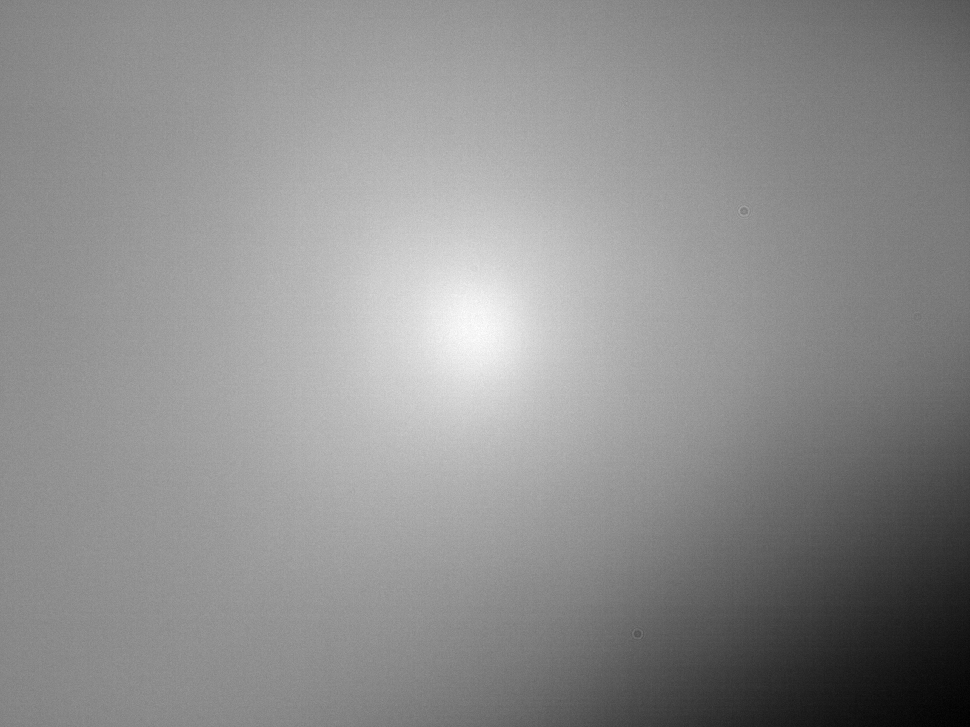
#> input picture Scripts/calibration_normalization/flats/capture_2021_10_15__10_20_46.png, 970 x 727 px, shrunk from 1600 x 1200 before the run; its folder holds only this picture in this run
$ python create_flat.py
#> lines starting #> are read from the running program, lines starting #| are printed output that depends on the picture; long printed decimals are rounded
#> in load_image_as_numpy_array, returned value is the input picture: shape (727, 970) uint16; min 8768, max 48800, mean 31165.7
from collections import Counter

import numpy as np
from pathlib import Path
from PIL import Image
from scipy import ndimage as ndi
from scipy import stats
import imutils
import glob

def print_image_info(img):
    """Utility to find and print max value of an image (2D numpy array) and its location"""
    assert len(img.shape) == 2
    prefix = " " * 4
    print("Image information")

    max_value = np.max(img)
#> max_value = 48800
    max_location_temp = np.where(img == max_value)
#> max_location_temp = ([327], [481])
    max_location = (max_location_temp[0][0], max_location_temp[1][0])
#> max_location = (327, 481)
    print(f"{prefix}Max: {max_value}, First Location: {max_location}")
#|     Max: 48800, First Location: (327, 481)

    min_value = np.min(img)
#> min_value = 8768
    min_location_temp = np.where(img == min_value)
#> min_location_temp = ([717, 726], [968, 957])
    min_location = (min_location_temp[0][0], min_location_temp[1][0])
#> min_location = (717, 968)
    print(f"{prefix}Min: {min_value}, First Location: {min_location}")
#|     Min: 8768, First Location: (717, 968)

    s = stats.describe(img.flatten())
#> s = (705190, (8768, 48800), 31165.7, 35685222.3, -0.909, 1.86)
    print(f"{prefix}mean, stdev: {s.mean}, {np.sqrt(s.variance)}")
#|     mean, stdev: 31165.677, 5973.711


def print_image_stats(img, msg=""):
    """Assumes a 2D numpy array."""
#> called with msg = ''
    s = stats.describe(img.flatten())
    print(f"{msg}")
    print(f"min, max: {s.minmax}")
#| min, max: (8768, 48800)
    print(f"mean, stdev: {s.mean}, {np.sqrt(s.variance)}")
#| mean, stdev: 31165.677, 5973.711
    return s


def load_image_as_numpy_array(file):
    """Self explanatory.

    Args:
        file (Path object): Path of file

    Returns:
        2D numpy array: image
    """
    return np.array(Image.open(file))


def load_images(list_of_image_files, max_float_value):
    """Load images from list of image files, which must be Path objects.

    Arguments
    ---------
    list_of_image_files (list of Path objects)

    Returns
    -------
    List of loaded images. Pixels are floats scaled so that a graylevel of 255
    is 1.0.
    """

    images = []
    for image_file in list_of_image_files:
        images.append(img_as_float(load_image_as_numpy_array(image_file), max_float_value))

    return images


def img_as_float(image, max_possible_value=255):
    """Convert image pixel type to float. Normalize by max_possible_value."""
#> called with max_possible_value = 65535
    return image.astype(float) / max_possible_value
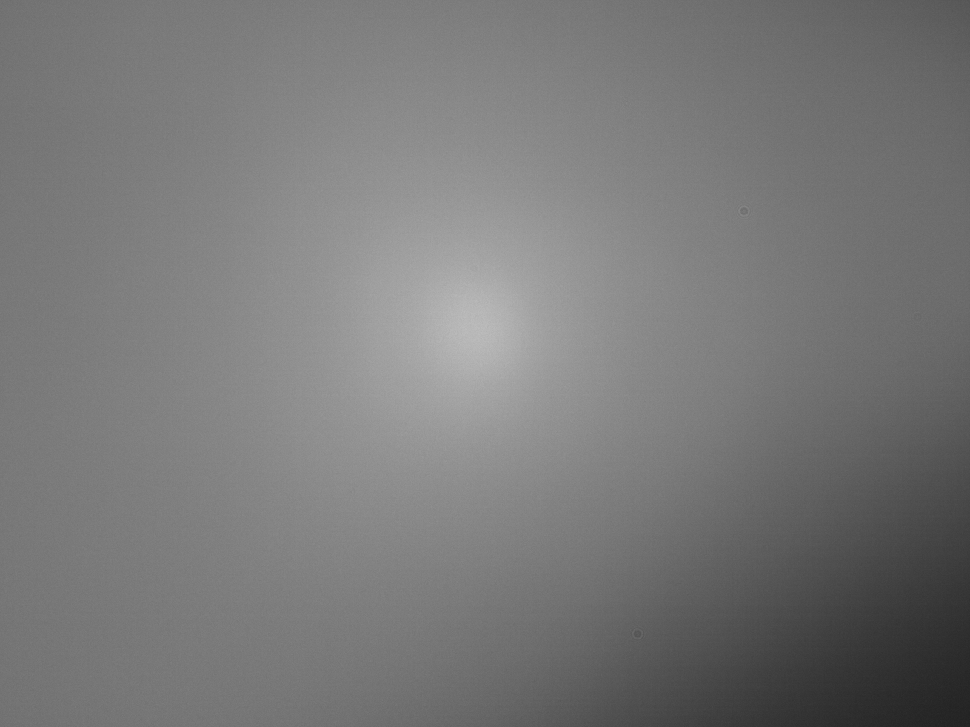
#> returned value: shape (727, 970) float64; min 0.134, max 0.745, mean 0.476
#> `images = load_images(images_names, 65535)`: images = 1 item


def make_average_image(list_of_images):
    """Create an average image from a list of images."""
    for i, image in enumerate(list_of_images):
        if i == 0:
            temp_image = image.copy()
        else:
            temp_image += image
#> this loop made 1 pass
    return temp_image / len(list_of_images)

def normalize_image(image):
    return image/np.max(image)
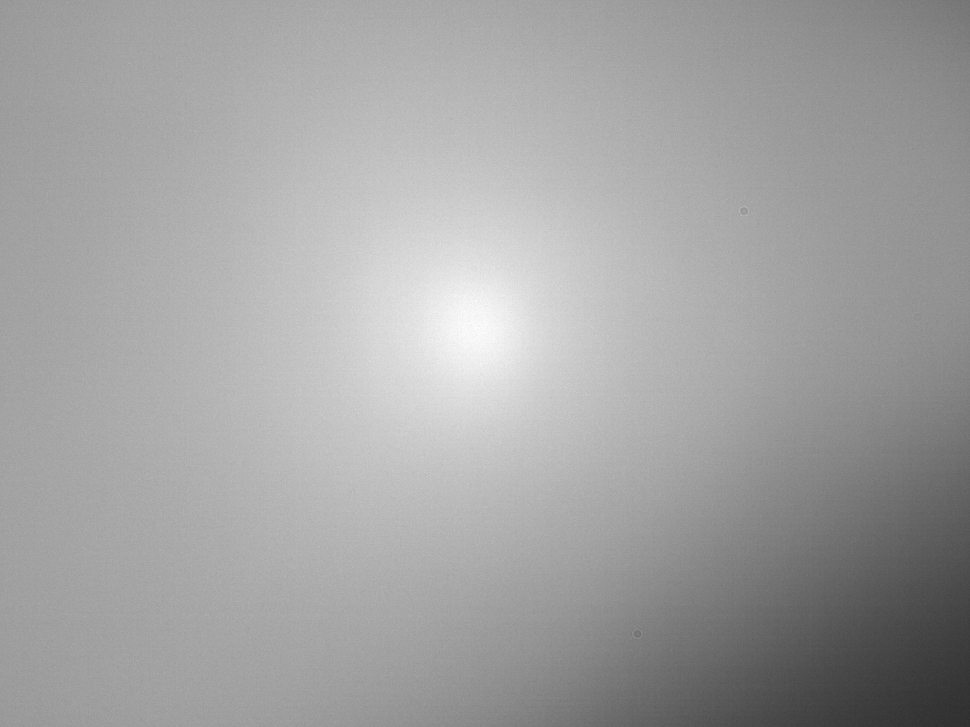
#> returned value: shape (727, 970) float64; min 0.18, max 1, mean 0.639

def save_normalized_irradiance_image_as_png(file, image, dtype="uint8"):
    """Save interpolated image as 8 bit or 16 bit png image, which reduces
    file size (104 kB and 1.2 MB, respectively).
    """
#> called with dtype = 'uint8'
    assert isinstance(file, Path)
    assert file.name.endswith(".png")
    assert dtype in ["uint8", "uint16", "uint32"]

    if dtype == "uint8":
        temp_img = (image * 255.0).astype("uint8")
    elif dtype in ["uint16", "uint32"]:
        temp_img = (image * 65535.0).astype("uint16")
    Image.fromarray(temp_img).save(file)


def save_normalized_irradiance_image_as_npy(file, image):
    """Save full precision of interpolated image, but results in large
    (33 MB) binary file.
    """
    assert isinstance(file, Path)
    assert file.name.endswith(".npy")

    np.save(file, image)

def correct_image(correction_image, image):
    return image/correction_image


def correct_for_irradiance_nonuniformity(
    img, correction_img, max_value=255, value_type="uint8"
):
    """Returns image that has been corrected for the irradiance
    nonuniformity in one of our 3D printers.

    Arguments
    ---------
    img: 2d numpy array
        Grayscale image to be corrected
    correction_img: 2d numpy array
        Grayscale image of the irradiance nonuniformity, usually
        generated by 2D interpolation from measured data
    max_value: int, float
        Maximum value the corrected image should have
    value_type: str, numpy.dtype
        Variable type the pixels should have for the returned imge

    Returns
    -------
    2d numpy array

    Example Usage
    -------------
    # Returns an 8-bit image with values in the range [0-255]
    corrected_image = correct_for_irradiance_nonuniformity(
        original_image, correction_image)

    # Returns a float image with values in the range [0.0-1.0]
    corrected_image = correct_for_irradiance_nonuniformity(original_image,
        correction_image, max_value=1.0, value_type='float')
    """
    assert img.shape == correction_img.shape
    temp = img / correction_img
    return (temp * max_value / np.max(temp)).astype(value_type)


print("list images")
images_names = glob.glob('flats/*.png')
print(images_names)

print("print info")
single_image = load_image_as_numpy_array(images_names[0])
print_image_info(single_image)
print_image_stats(single_image)

print("load images")
images = load_images(images_names, 65535)

print("make average image")
average_image = make_average_image(images)

print("normalize image")
average_image_normalized = normalize_image(average_image)

print("save image")
save_normalized_irradiance_image_as_png(Path("average.png"), average_image)
save_normalized_irradiance_image_as_npy(Path("average.npy"), average_image)
save_normalized_irradiance_image_as_png(Path("average_normalized.png"), average_image_normalized)
save_normalized_irradiance_image_as_npy(Path("average_normalized.npy"), average_image_normalized)

print("test flat correction")
correction_img = np.load("average_normalized.npy")
images_names = glob.glob('test_images/*.png')
for i in images_names:
    img_data = np.array(Image.open(i))
    print_image_stats(img_data)
    corrected_image = correct_for_irradiance_nonuniformity(img_data, correction_img)
    print_image_stats(corrected_image)
    Image.fromarray(corrected_image, "L").save(
        f"{i}_corrected.png", "PNG"
    )
